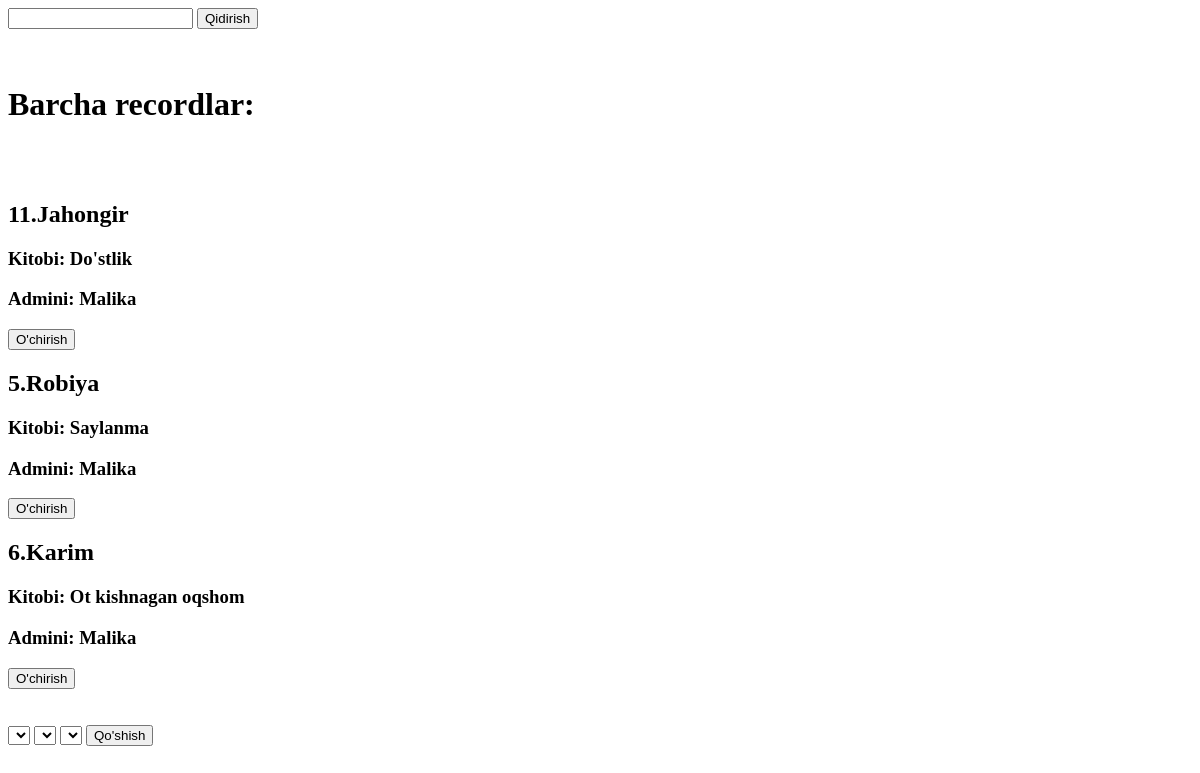
Before: /uchta_record/ with the older database file.
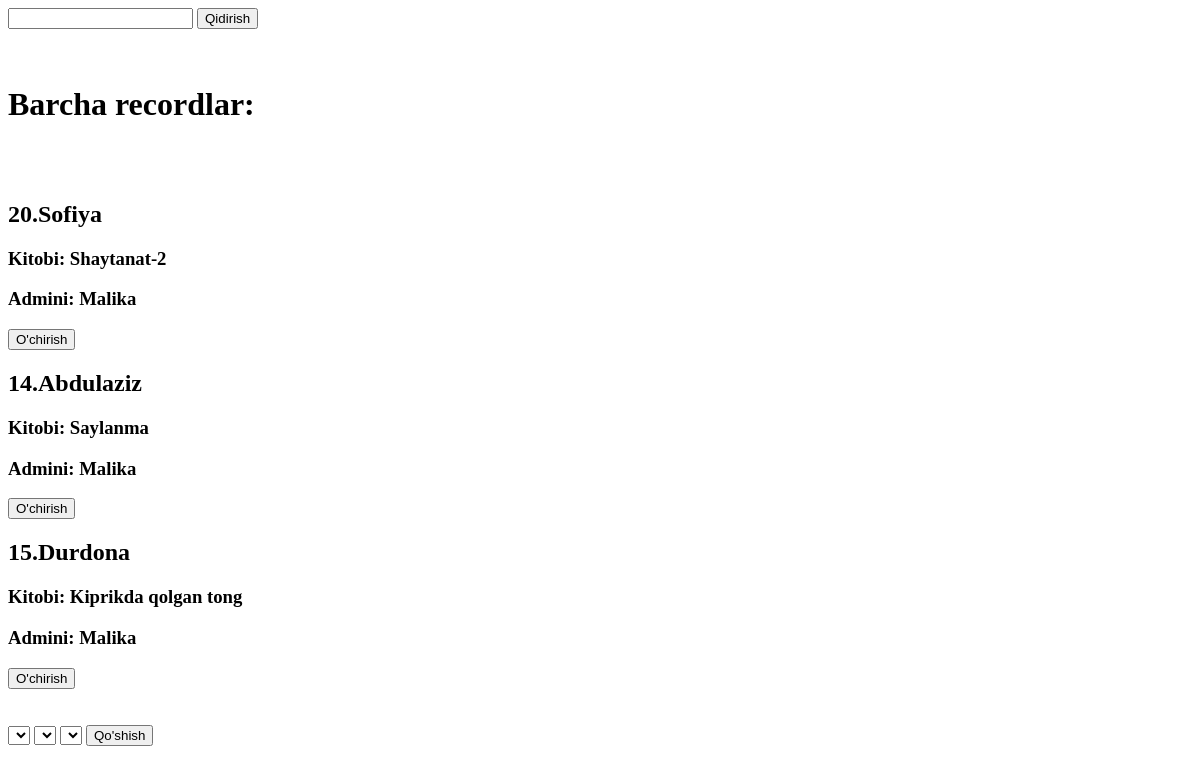
After: the same page with the newer database file.
### asosiy/models.py (models this page shows, shortened)
class Record(models.Model):
    talaba = models.ForeignKey(Talaba,on_delete=models.CASCADE)
    kitob = models.ForeignKey(Kitob, on_delete=models.CASCADE)
    admin= models.ForeignKey(Admin, on_delete=models.CASCADE)
    olingan_sana = models.DateField(auto_now_add=True)
    qaytargan_sana = models.DateField(null=True, blank=True)

class Talaba(models.Model):
    ism = models.CharField(max_length=50)
    kitob_soni = models.SmallIntegerField()
    kurs = models.SmallIntegerField()

class Kitob(models.Model):
    nom = models.CharField(max_length=50)
    muallif = models.ForeignKey(Muallif,on_delete=models.CASCADE)
    sahifa= models.SmallIntegerField()
    janr = models.CharField(max_length=50)

class Admin(models.Model):
    ish_vaqti_tanlov = [
        ("8:00 dan 12:00 gacha","8:00 dan 12:00 gacha"),
        ("12:00 dan 17:00 gacha","12:00 dan 17:00 gacha")
    ]
    Admin_ismi_tanlov = [
        ("Madina","Madina"),
        ("Malika","Malika")
    ]
    ism = models.CharField(max_length=50, choices=Admin_ismi_tanlov)
    ish_vaqti = models.CharField(max_length=50, choices=ish_vaqti_tanlov)

### asosiy/views.py (the view)
# urls.py: path('uchta_record/',uchta_record),
def uchta_record(sorov):
    content = {
        "recordlar": Record.objects.order_by('-olingan_sana')[:3]
    }
    return render(sorov,'barcha_recordlar.html',content)

### templates/barcha_recordlar.html (shortened to what this page needs)
<!DOCTYPE html>
<html lang="en">
<head>
</head>
<body>
<form method="get">
     <input type="text" name="qidiruv">
     <button>Qidirish</button>
  </form>
  <br>
  <br>
  <h1> Barcha recordlar:</h1>
  <br>
  <br>
  {% for record in recordlar %}
  <h2>{{record.id}}.{{record.talaba.ism}}</h2>
  <h3> Kitobi: {{record.kitob.nom}}</h3>
   <h3> Admini: {{record.admin.ism}}</h3>
   <a href = "/vazifa3/{{record.id}}/"><button> O'chirish </button></a>
  <br>
  {% endfor %}
    <br>
    <br>
    <form method="post">{% csrf_token %}
        <select name="t">
        </select>
        <select name="k">
        </select>
        <select name="ad">
        </select>
        <button type="submit">Qo'shish</button>
    </form>
</body>
</html>

Changed rows visible on the page:
removed Record: id "11", talaba.ism "Jahongir", kitob.nom "Do'stlik", admin.ism "Malika"
removed Record: id "5", talaba.ism "Robiya", kitob.nom "Saylanma", admin.ism "Malika"
removed Record: id "6", talaba.ism "Karim", kitob.nom "Ot kishnagan oqshom", admin.ism "Malika"
added Record: id "20", talaba.ism "Sofiya", kitob.nom "Shaytanat-2", admin.ism "Malika"
added Record: id "14", talaba.ism "Abdulaziz", kitob.nom "Saylanma", admin.ism "Malika"
added Record: id "15", talaba.ism "Durdona", kitob.nom "Kiprikda qolgan tong", admin.ism "Malika"
